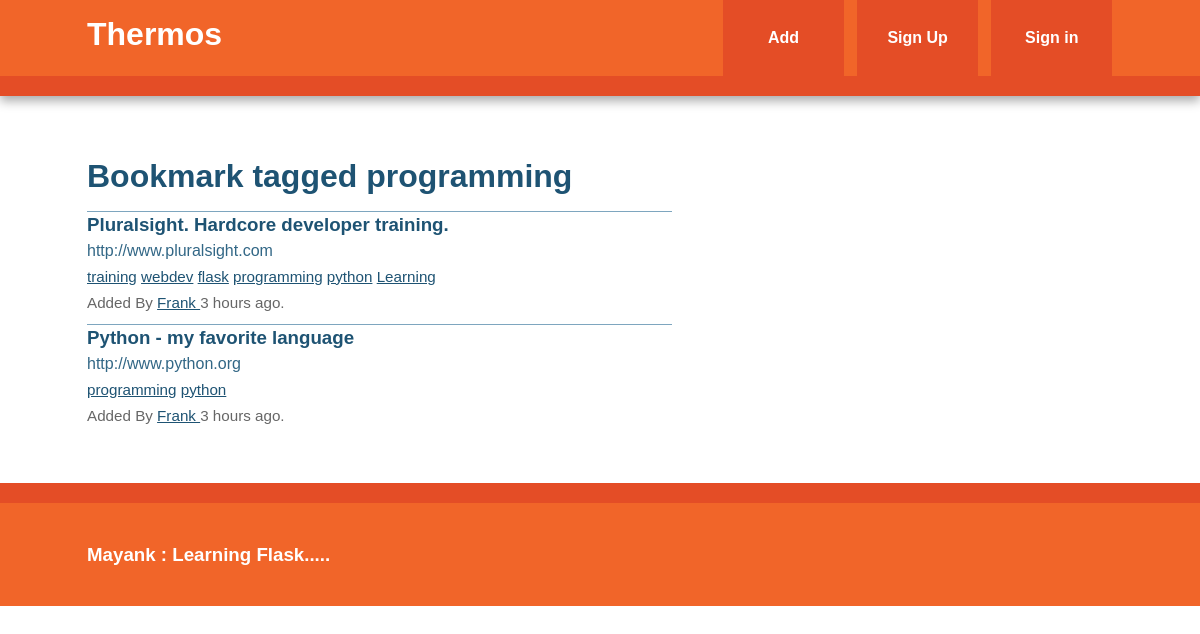
The app's page /tag/programming with its own data.
### models.py (models this page shows, shortened)
class Tag(db.Model):
    id = db.Column(db.Integer, primary_key = True)
    name = db.Column(db.String(25), nullable = False, unique = True, index = True)
    def __repr__(self):
        return self.name

class Bookmark(db.Model):
    id = db.Column(db.Integer, primary_key = True)
    url = db.Column(db.Text, nullable = False)
    date = db.Column(db.DateTime, default = datetime.utcnow)
    description = db.Column(db.String(300))
    user_id = db.Column(db.Integer, db.ForeignKey('user.id'), nullable = False)
    _tags = db.relationship('Tag', secondary = tags, backref = db.backref('bookmarks', lazy = 'dynamic'))
    @property
    def tags(self):
        return ','.join([t.name for t in self._tags])
    @tags.setter
    def tags(self, string):
        if string:
            self._tags = [Tag.get_or_create(name) for name in string.split(',')]

class User(db.Model, UserMixin):
    id = db.Column(db.Integer, primary_key = True)
    username = db.Column(db.String(80), unique = True)
    email = db.Column(db.String(120), unique = True)
    bookmarks = db.relationship('Bookmark', backref = 'user', lazy = 'dynamic')
    password_hash = db.Column(db.String)
    @property
    def password(self):
        raise AttributeError('password write-only field')

### view.py (the view)
@app.route('/tag/<name>')
def tag(name):
    tag = Tag.query.filter_by(name = name).first_or_404()
    return render_template('tag.html', tag = tag)

### view.py (called while the page is built)
@app.context_processor
def inject_tags():
    return dict(all_tags = Tag.all)

### templates/tag.html (shortened to what this page needs)
{% extends "base.html" %}
{% block content %}
    <article>
        <header>
              <h1>Bookmark tagged {{ tag }}</h1>
              {% if tag.bookmarks.count() > 0 %}
                  {% with bookmarks = tag.bookmarks %}
                        {% include 'bookmarks_list.html' %}
                  {% endwith %}
              {% else %}
                  There are no bookmark with this tag.
              {% endif %}
        </header
    </article>
{% endblock %}

### templates/bookmarks_list.html (shortened to what this page needs)
<ul class = 'bookmarks'>
    {% for bookmark in bookmarks %}
        <li>
              <a class = 'header' href = '{{ bookmark.url }}'>
                  <h3 class = 'description'>
                      {{ bookmark.description|truncate(50, killwords = True) }}
                  </h3>
                  <span class = 'url'>
                    {{ bookmark.url|truncate(50, killwords = True) }}
                  </span>
              </a>
              <div class = 'info'>
                  <span class = 'tags'>
                      {% if bookmark.tags %}
                            {% for t in bookmark._tags %}
                                  <a href = '{{ url_for("tag", name = t) }}'>{{ t }}</a>
                            {% endfor %}
                      {% else %}
                            No tags.
                      {% endif %}
                  </span>
                  <br>
                  Added By <a href = '{{ url_for("user", username = bookmark.user.username) }}'>
                    {{ bookmark.user.username }}
                  </a>
                  {{ moment(bookmark.date).fromNow() }}.
              </div>
        </li>
    {% endfor %}
</ul>

### static/css/main.css (style rules this page uses)
html { color: #222; font-size: 1em; line-height: 1.4; }
body { font: 16px/26px Helvetica, Helvetica Neue, Arial; }
.main article h1 { font-size: 2em; }
a, a:visited { color: #1E5373; }
h1, h2, h3, h4, h5, h6 { color: #1E5373; }
ul.bookmarks { list-style: none none; padding-left: 0; }
ul.bookmarks li { padding-bottom: .5em; border-top: 1px solid #7EA6BF; padding: 12m 0; }
a.header { color: #326786; text-decoration: none; display: block; }
a.header h3 { margin: 0 0; }
div.info { font-size: .95em; color: #666666; }
@media only screen and (min-width: 768px) { .main article { float: left; width: 57%; } }

### records on screen
Tag: name "programming"
Bookmark: description "Pluralsight. Hardcore developer training.", url "http://www.pluralsight.com", user.username "Frank", date "3 hours ago"
Tag: name "training"
Tag: name "webdev"
Tag: name "flask"
Tag: name "python"
Tag: name "Learning"
Bookmark: description "Python - my favorite language", url "http://www.python.org", user.username "Frank", date "3 hours ago"
